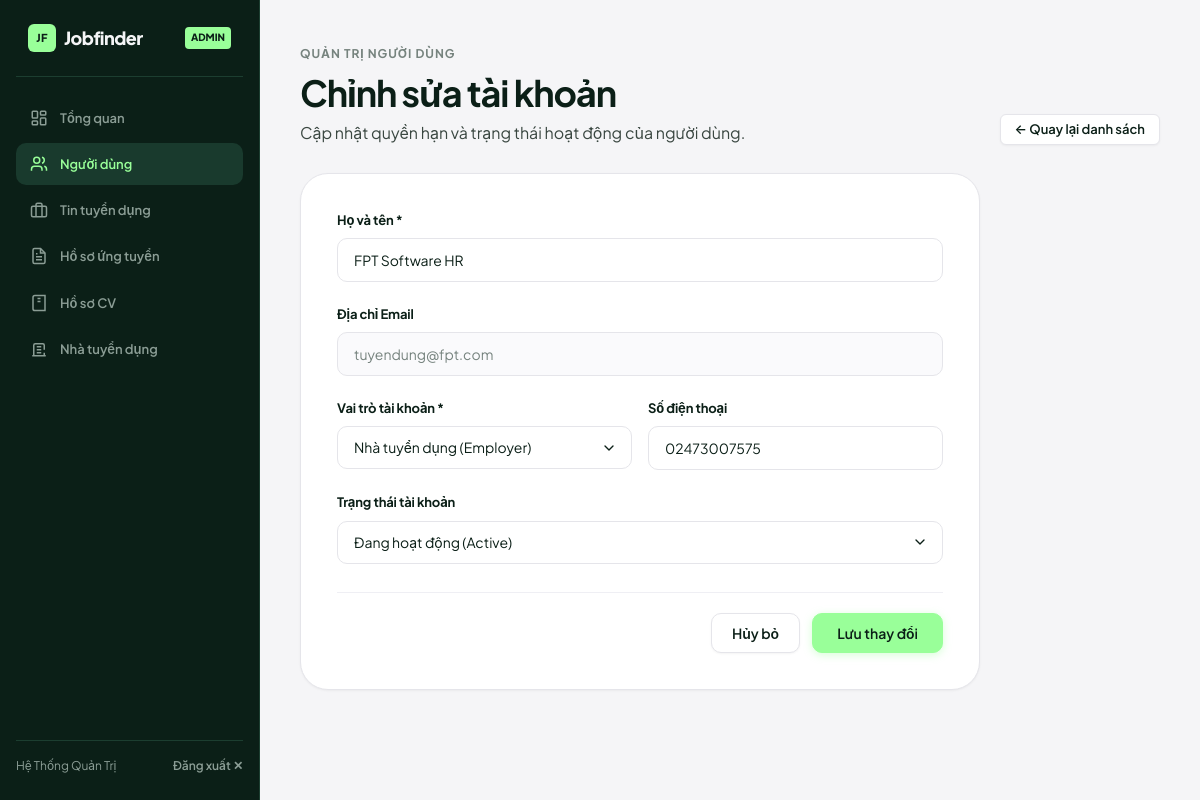
/admin/user-edit.php?id=2 (signed in), run on the app's committed database.
### tables this page shows
CREATE TABLE `users` (
  `id` INT AUTO_INCREMENT PRIMARY KEY,
  `name` VARCHAR(100) NOT NULL,
  `email` VARCHAR(100) NOT NULL UNIQUE,
  `role` ENUM('candidate', 'employer', 'admin') NOT NULL DEFAULT 'candidate',
  `password` VARCHAR(255) NOT NULL,
  `phone` VARCHAR(20) NULL,
  `avatar` VARCHAR(255) NULL,
  `is_active` TINYINT(1) NOT NULL DEFAULT 1,
  `created_at` TIMESTAMP DEFAULT CURRENT_TIMESTAMP
);

### admin/user-edit.php (the view, shortened to what this page needs)
<?php
require_once '../config/database.php';
$admin_id = (int)$_SESSION['user_id'];
$target_id = isset($_GET['id']) ? (int)$_GET['id'] : 0;
$stmt = $pdo->prepare("SELECT * FROM users WHERE id = ?");
$stmt->execute([$target_id]);
$user = $stmt->fetch();
?>
<!DOCTYPE html>
<html lang="vi">
<head>
    <link rel="stylesheet" href="../assets/css/style.css">
</head>
<body>
<div class="portal-layout">
    <?php include '../includes/admin-sidebar.php'; ?>
    <main class="portal-main">
        <div class="section-header" style="margin-bottom:28px;">
            <div>
                <span class="section-eyebrow">Quản trị người dùng</span>
                <h1 class="section-title">Chỉnh sửa tài khoản</h1>
                <p class="section-desc">Cập nhật quyền hạn và trạng thái hoạt động của người dùng.</p>
            </div>
            <a href="users.php" class="btn btn-secondary btn-sm">← Quay lại danh sách</a>
        </div>
        <div class="form-card" style="max-width:680px;">
            <form method="POST">
                <div class="form-group">
                    <label class="form-label" for="name">Họ và tên *</label>
                    <input type="text" id="name" name="name" class="form-control" value="<?= htmlspecialchars($user['name']) ?>" required>
                </div>
                <div class="form-group">
                    <label class="form-label">Địa chỉ Email</label>
                    <input type="email" class="form-control" value="<?= htmlspecialchars($user['email']) ?>" readonly style="background:var(--surface-subtle); color:var(--muted); cursor:not-allowed;">
                </div>
                <div style="display:grid; grid-template-columns:1fr 1fr; gap:16px;">
                    <div class="form-group">
                        <label class="form-label" for="role">Vai trò tài khoản *</label>
                        <select id="role" name="role" class="form-control form-select" <?= ($target_id === $admin_id) ? 'disabled' : '' ?>>
                            <option value="employer" <?= ($user['role'] === 'employer') ? 'selected' : '' ?>>Nhà tuyển dụng (Employer)</option>
                        </select>
                    </div>
                    <div class="form-group">
                        <label class="form-label" for="phone">Số điện thoại</label>
                        <input type="text" id="phone" name="phone" class="form-control" value="<?= htmlspecialchars($user['phone'] ?? '') ?>">
                    </div>
                </div>
                <div class="form-group">
                    <label class="form-label" for="is_active">Trạng thái tài khoản</label>
                    <select id="is_active" name="is_active" class="form-control form-select" <?= ($target_id === $admin_id) ? 'disabled' : '' ?>>
                        <option value="1" <?= ((int)$user['is_active'] === 1) ? 'selected' : '' ?>>Đang hoạt động (Active)</option>
                    </select>
                </div>
                <div style="display:flex; justify-content:flex-end; gap:12px; margin-top:28px; padding-top:20px; border-top:1px solid var(--line-subtle);">
                    <a href="users.php" class="btn btn-secondary">Hủy bỏ</a>
                    <button type="submit" class="btn btn-primary" style="padding:12px 24px;">Lưu thay đổi</button>
                </div>
            </form>
        </div>
    </main>
</div>
</body>
</html>

### assets/css/style.css (style rules this page uses)
:root { --bg: #f5f5f7; --surface: #ffffff; --surface-subtle: #fafafc; --surface-hover: #f0f0f4; --ink: #0b1f17; --ink-secondary: #3a4741; --muted: #76837e; --line: #e5e5ea; --line-subtle: #efeff4; --accent: #99ff99; --accent-hover: #7df57d; --accent-contrast: #0b1f17; --status-pending-bg: #eaf2ff; --status-pending-text: #1d61d8; --status-success-bg: #e6fae8; --status-success-text: #0e6b2e; --status-danger-bg: #fef0ef; --status-danger-text: #c92a2a; --admin-bg: #0b1f17; --admin-surface: #122c21; --admin-surface-hover: #193a2d; --admin-line: #1c3e30; --admin-text: #f5f5f7; --admin-muted: #8b9d95; --font-sans: "Plus Jakarta Sans", "Inter", -apple-system, BlinkMacSystemFont, "Segoe UI", Roboto, sans-serif; --radius-xs: 6px; --radius-sm: 10px; --radius-md: 14px; --radius-lg: 20px; --radius-xl: 28px; --radius-full: 9999px; --shadow-sm: 0 1px 3px rgba(11, 31, 23, 0.03), 0 1px 2px rgba(11, 31, 23, 0.02); --shadow-card: 0 4px 18px -2px rgba(11, 31, 23, 0.05); --shadow-hover: 0 12px 30px -4px rgba(11, 31, 23, 0.09); --shadow-popover: 0 16px 40px rgba(11, 31, 23, 0.12); --ease: cubic-bezier(0.16, 1, 0.3, 1); --transition: all 0.22s var(--ease); --max-w: 1240px; --pad: 24px; }
*, *::before, *::after { margin: 0; padding: 0; box-sizing: border-box; }
html { -webkit-text-size-adjust: 100%; scroll-behavior: smooth; }
body { font-family: var(--font-sans); background-color: var(--bg); color: var(--ink); font-size: 15px; line-height: 1.55; display: flex; flex-direction: column; min-height: 100vh; -webkit-font-smoothing: antialiased; -moz-osx-font-smoothing: grayscale; }
a { color: inherit; text-decoration: none; transition: var(--transition); }
button, input, select, textarea { font-family: inherit; font-size: inherit; color: inherit; }
.section-header { margin-bottom: 36px; display: flex; justify-content: space-between; align-items: flex-end; gap: 20px; }
.section-eyebrow { display: inline-block; font-size: 12px; font-weight: 700; letter-spacing: 0.08em; text-transform: uppercase; color: var(--muted); margin-bottom: 8px; }
.section-title { font-size: clamp(24px, 3vw, 36px); font-weight: 700; letter-spacing: -0.03em; color: var(--ink); line-height: 1.15; }
.section-desc { font-size: 16px; color: var(--ink-secondary); margin-top: 8px; line-height: 1.5; }
h1, h2, h3, h4, h5, h6 { font-family: var(--font-sans); color: var(--ink); font-weight: 700; letter-spacing: -0.025em; line-height: 1.2; }
.btn { display: inline-flex; align-items: center; justify-content: center; gap: 8px; font-weight: 600; font-size: 14px; line-height: 1; padding: 12px 20px; border-radius: var(--radius-sm); border: 1px solid transparent; cursor: pointer; transition: var(--transition); white-space: nowrap; }
.btn-primary { background-color: var(--accent); color: var(--accent-contrast); border-color: var(--accent); box-shadow: 0 2px 8px rgba(153, 255, 153, 0.4); }
.btn-secondary { background-color: var(--surface); color: var(--ink); border-color: var(--line); box-shadow: var(--shadow-sm); }
.btn-sm { padding: 8px 14px; font-size: 13px; border-radius: var(--radius-xs); }
.form-card { background: var(--surface); border-radius: var(--radius-xl); border: 1px solid var(--line); padding: 36px; box-shadow: var(--shadow-sm); }
.form-group { margin-bottom: 22px; }
.form-label { display: block; font-size: 13px; font-weight: 700; letter-spacing: -0.01em; color: var(--ink); margin-bottom: 8px; }
.form-control { width: 100%; padding: 12px 16px; border-radius: var(--radius-sm); border: 1px solid var(--line); background-color: var(--surface); font-size: 14px; color: var(--ink); outline: none; transition: var(--transition); }
.form-select { appearance: none; background-repeat: no-repeat; background-position: right 14px center; padding-right: 40px; cursor: pointer; }
.portal-layout { display: grid; grid-template-columns: 260px 1fr; min-height: 100vh; }
.portal-main { padding: 40px; background-color: var(--bg); overflow-y: auto; }

### data on the page
users: name "FPT Software HR", email "tuyendung@fpt.com", role "Nhà tuyển dụng (Employer)", phone "02473007575", is_active "Đang hoạt động (Active)"

### other printed values
$_SESSION['user_name'] "Hệ Thống Quản Trị"
